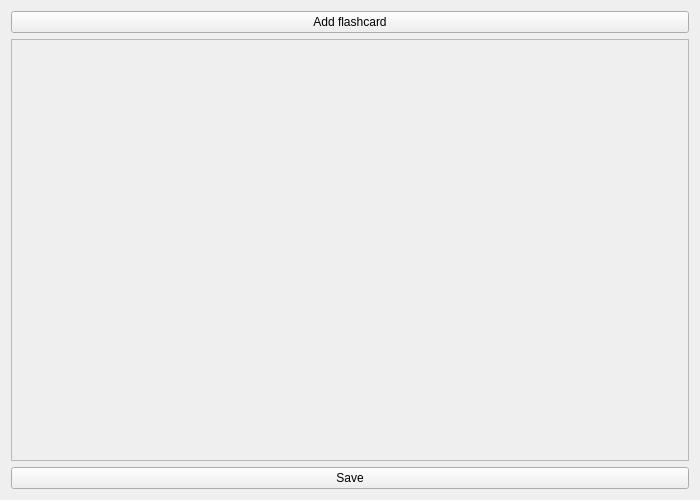
<?xml version="1.0" encoding="UTF-8"?>
<ui version="4.0">
 <class>Editor</class>
 <widget class="QWidget" name="Editor">
  <property name="geometry">
   <rect>
    <x>0</x>
    <y>0</y>
    <width>700</width>
    <height>500</height>
   </rect>
  </property>
  <property name="windowTitle">
   <string>Editor</string>
  </property>
  <layout class="QVBoxLayout" name="verticalLayout">
   <item>
    <layout class="QHBoxLayout" name="horizontalLayout">
     <item>
      <widget class="QPushButton" name="addPushButton">
       <property name="text">
        <string>Add flashcard</string>
       </property>
      </widget>
     </item>
    </layout>
   </item>
   <item>
    <widget class="QScrollArea" name="scrollArea">
     <property name="widgetResizable">
      <bool>true</bool>
     </property>
     <widget class="QWidget" name="scrollAreaWidgetContents">
      <property name="geometry">
       <rect>
        <x>0</x>
        <y>0</y>
        <width>680</width>
        <height>414</height>
       </rect>
      </property>
     </widget>
    </widget>
   </item>
   <item>
    <widget class="QPushButton" name="savePushButton">
     <property name="text">
      <string>Save</string>
     </property>
    </widget>
   </item>
  </layout>
 </widget>
 <resources/>
 <connections/>
</ui>
